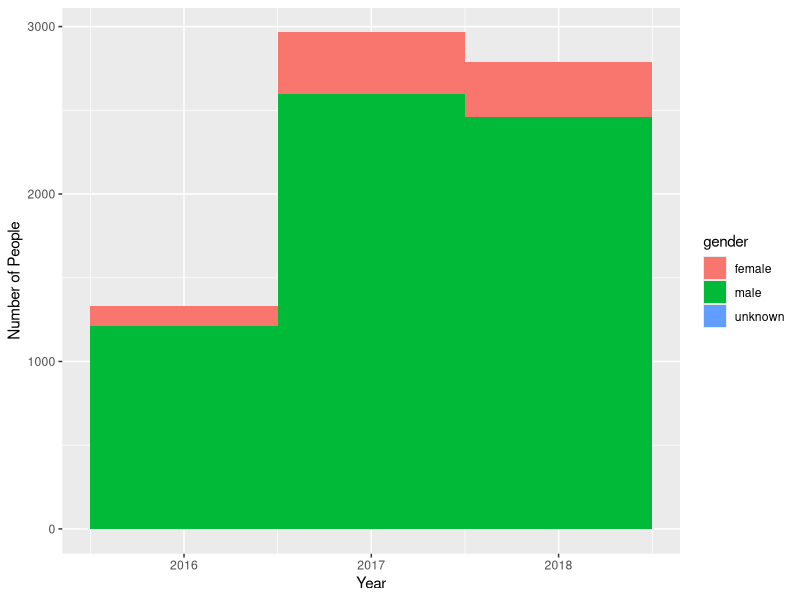
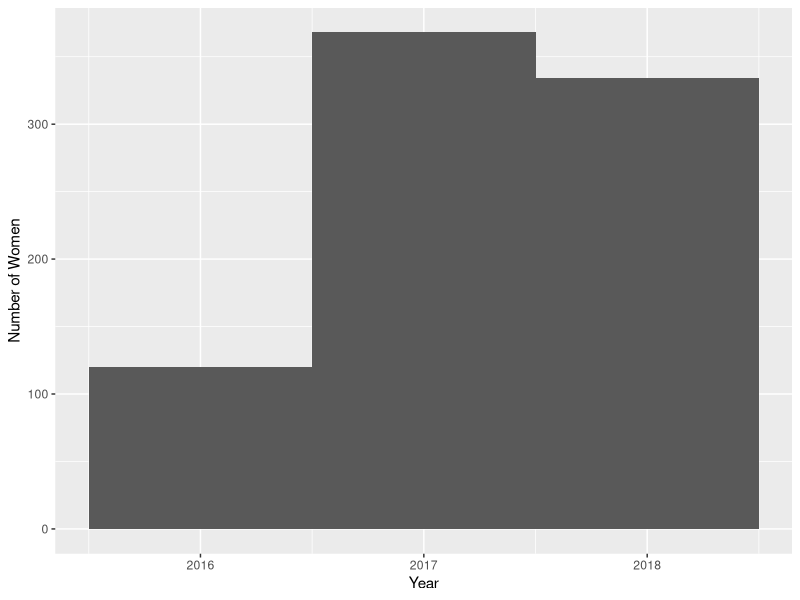
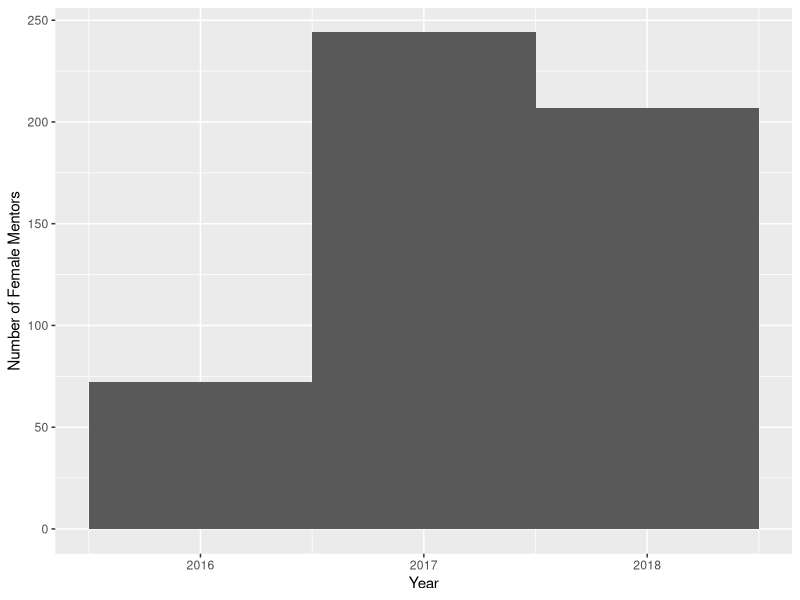
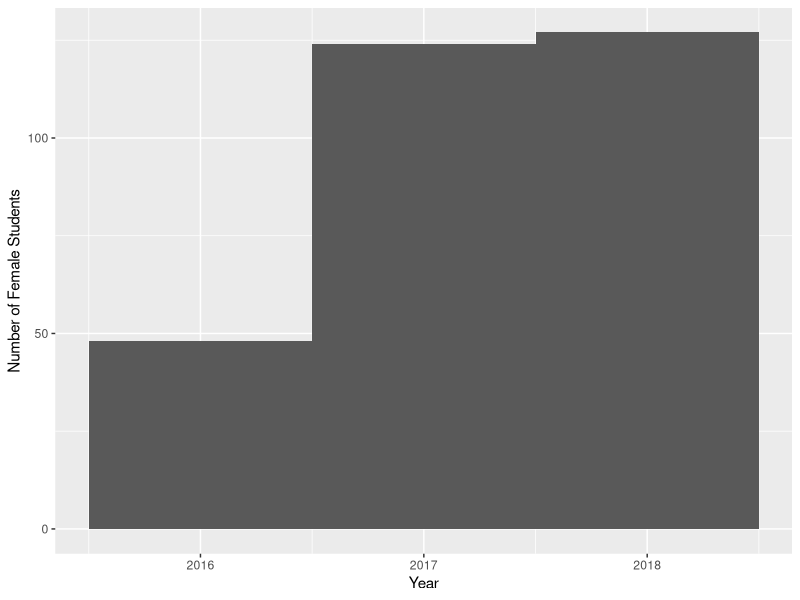
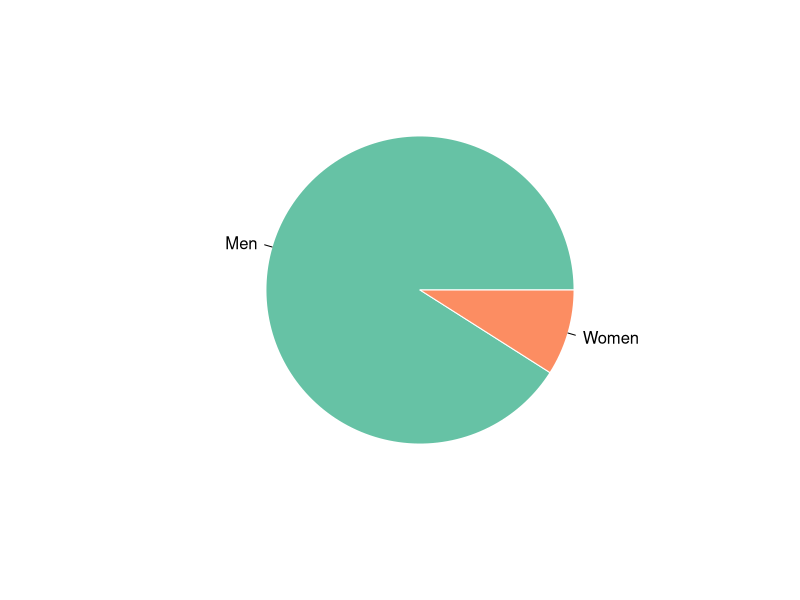
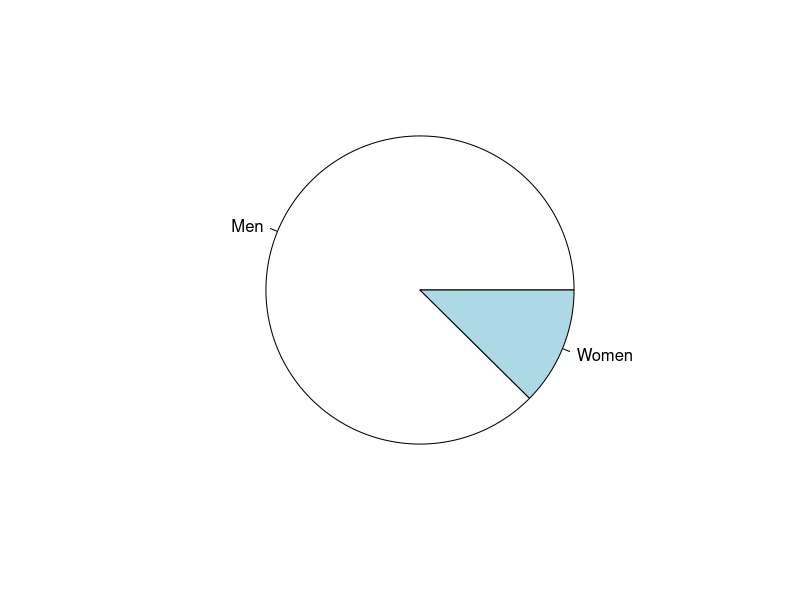
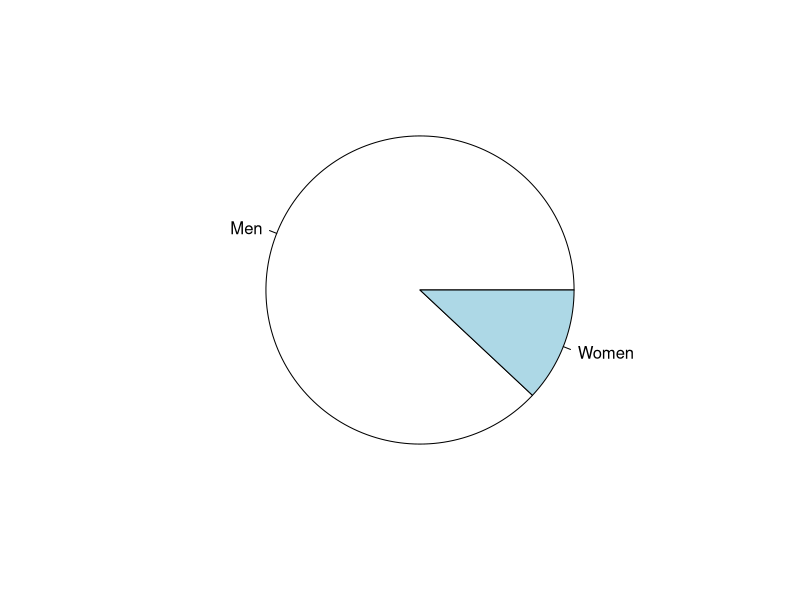
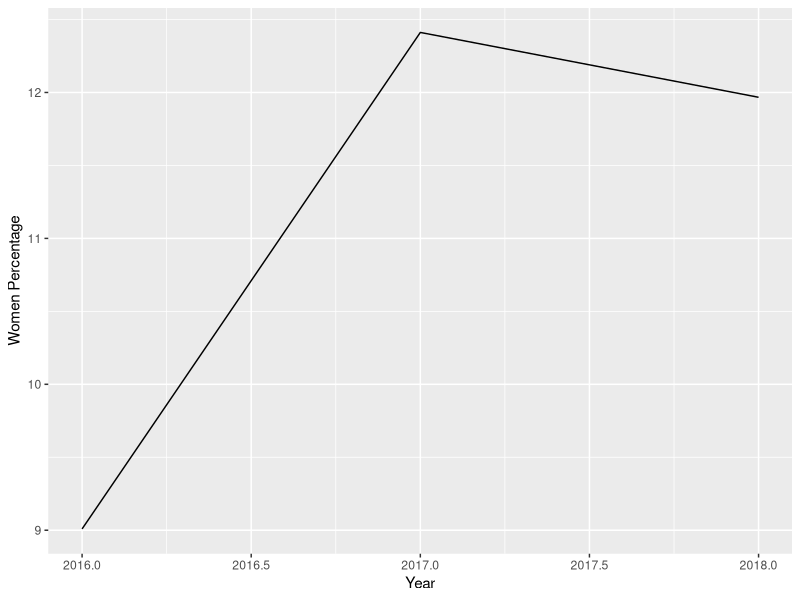

Generate these figures, in order, with R:
## ---- chunk 1
knitr::opts_chunk$set(echo = TRUE)
library(dplyr)
library(ggplot2)
## ---- chunk 2
gsoc_data <- read.csv(file="df_commiters_fullname_gsoc.csv", header=TRUE, sep=",")

# atribuindo variavel gender2 para gender
gsoc_data <- gsoc_data %>%
  mutate(gender = gender2)

## ---- chunk 3
qplot(x = year, fill = gender, data = gsoc_data, binwidth = 1, xlab="Year", ylab="Number of People")

## ---- chunk 4
mulheres <- gsoc_data %>%
  filter(gender == "female")
## ---- chunk 5
qplot(x = year, data = mulheres, binwidth = 1, xlab="Year", ylab="Number of Women") 
## ---- chunk 6
mulheres <- gsoc_data %>%
  filter(gender == "female" & type_developer == "mentor")
## ---- chunk 7
qplot(x = year, data = mulheres, binwidth = 1, xlab="Year", ylab="Number of Female Mentors")
## ---- chunk 8
mulheres <- gsoc_data %>%
  filter(gender == "female" & type_developer == "student")
## ---- chunk 9
qplot(x = year, data = mulheres, binwidth = 1, xlab="Year", ylab="Number of Female Students")
## ---- chunk 10
pctMulheres1 = (nrow(gsoc_data %>% filter(year == "2016" & gender=="female")) / nrow(gsoc_data %>% filter(year == "2016"))) * 100

pctMulheres1
## ---- chunk 11
pctHomens = (nrow(gsoc_data %>% filter(year == "2016" & gender=="male")) / nrow(gsoc_data %>% filter(year == "2016"))) * 100

pctHomens
## ---- chunk 12
library(RColorBrewer)
myPalette <- brewer.pal(5, "Set2") 

listavalores <- c(pctHomens, pctMulheres1)
listalabels <- c("Men", "Women")

pie(listavalores, listalabels, border="white", col=myPalette)
## ---- chunk 13
pctMulheres2 = (nrow(gsoc_data %>% filter(year == "2017" & gender=="female")) / nrow(gsoc_data %>% filter(year == "2017"))) * 100

pctMulheres2
## ---- chunk 14
pctHomens = (nrow(gsoc_data %>% filter(year == "2017" & gender=="male")) / nrow(gsoc_data %>% filter(year == "2017"))) * 100

pctHomens
## ---- chunk 15
listavalores <- c(pctHomens, pctMulheres2)
listalabels <- c("Men", "Women")

pie(listavalores, listalabels)
## ---- chunk 16
pctMulheres3 = (nrow(gsoc_data %>% filter(year == "2018" & gender=="female")) / nrow(gsoc_data %>% filter(year == "2018"))) * 100

pctMulheres3
## ---- chunk 17
pctHomens = (nrow(gsoc_data %>% filter(year == "2018" & gender=="male")) / nrow(gsoc_data %>% filter(year == "2018"))) * 100

pctHomens
## ---- chunk 18
listavalores <- c(pctHomens, pctMulheres3)
listalabels <- c("Men", "Women")

pie(listavalores, listalabels)
## ---- chunk 19
porcentagemMulheres <- c(pctMulheres1,pctMulheres2,pctMulheres3)
anos <- c(2016 , 2017, 2018)

porcentagemMulheresPorAno <- data.frame(porcentagemMulheres,anos)

qplot(x = anos, y = porcentagemMulheres, data = porcentagemMulheresPorAno, geom = "line", xlab="Year", ylab="Women Percentage")
